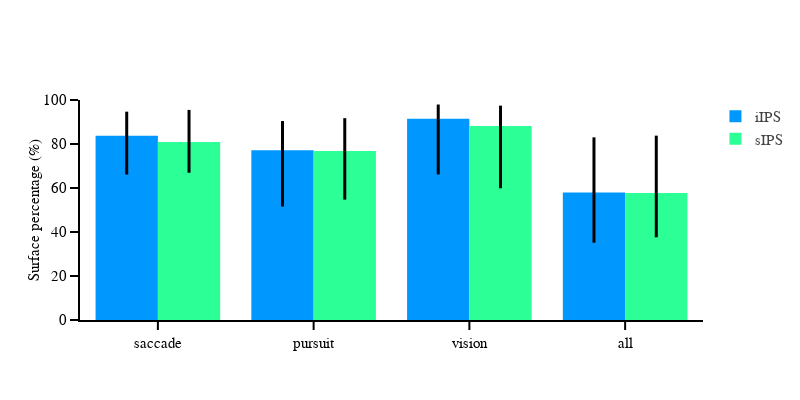

Notebook code cell kept with this figure:
### Code cell
sub_rois =  ['iIPS', 'sIPS']
fig = go.Figure()
for i, roi in enumerate(sub_rois):
    df_roi = group_rois_area_categorie_df.loc[group_rois_area_categorie_df['roi']==roi]
    fig.add_trace(go.Bar(
        x=df_roi['categorie'],
        y=df_roi['median'],
        name=roi,  
        marker=dict(color=roi_colors_dict[roi]), 
        error_y=dict(
            type='data',
            array=df_roi['ci_high'] - df_roi['median'], 
            arrayminus=df_roi['median'] - df_roi['ci_low'],  
            visible=True,
            thickness=3,
            width=0,
            color='black'
        ),
        showlegend=True
    ))
    
fig.update_xaxes(showline=True)
fig.update_yaxes(title='Surface percentage (%)', range=[0,100], showline=True)
fig.update_layout(template=fig_template, 
                  barmode='group',
                  height=400, 
                  width=800)

fig.show()
fig.write_image("/Users/uriel/Downloads/Surface_percentage_3.pdf".format(subject))

### Figure 1 — Plotly figure (JSON) as saved in the notebook; plotly's stock layout.template omitted (floating-point values rounded to 4 significant figures)
{"data": [{"error_y": {"array": [10.96, 13.26, 6.487, 25.13], "arrayminus": [17.61, 25.61, 25.32, 22.78], "color": "black", "thickness": 3, "type": "data", "visible": true, "width": 0}, "marker": {"color": "rgb(0, 152, 255)"}, "name": "iIPS", "showlegend": true, "type": "bar", "x": ["saccade", "pursuit", "vision", "all"], "y": [83.73, 77.19, 91.46, 57.9]}, {"error_y": {"array": [14.55, 14.95, 9.289, 26.06], "arrayminus": [14.01, 22.07, 28.28, 20.14], "color": "black", "thickness": 3, "type": "data", "visible": true, "width": 0}, "marker": {"color": "rgb(44, 255, 150)"}, "name": "sIPS", "showlegend": true, "type": "bar", "x": ["saccade", "pursuit", "vision", "all"], "y": [80.94, 76.79, 88.15, 57.74]}], "layout": {"barmode": "group", "height": 400, "width": 800, "xaxis": {"autorange": true, "range": [-0.5, 3.5], "showline": true, "type": "category"}, "yaxis": {"range": [0, 100], "showline": true, "title": {"text": "Surface percentage (%)"}, "type": "linear"}}}
